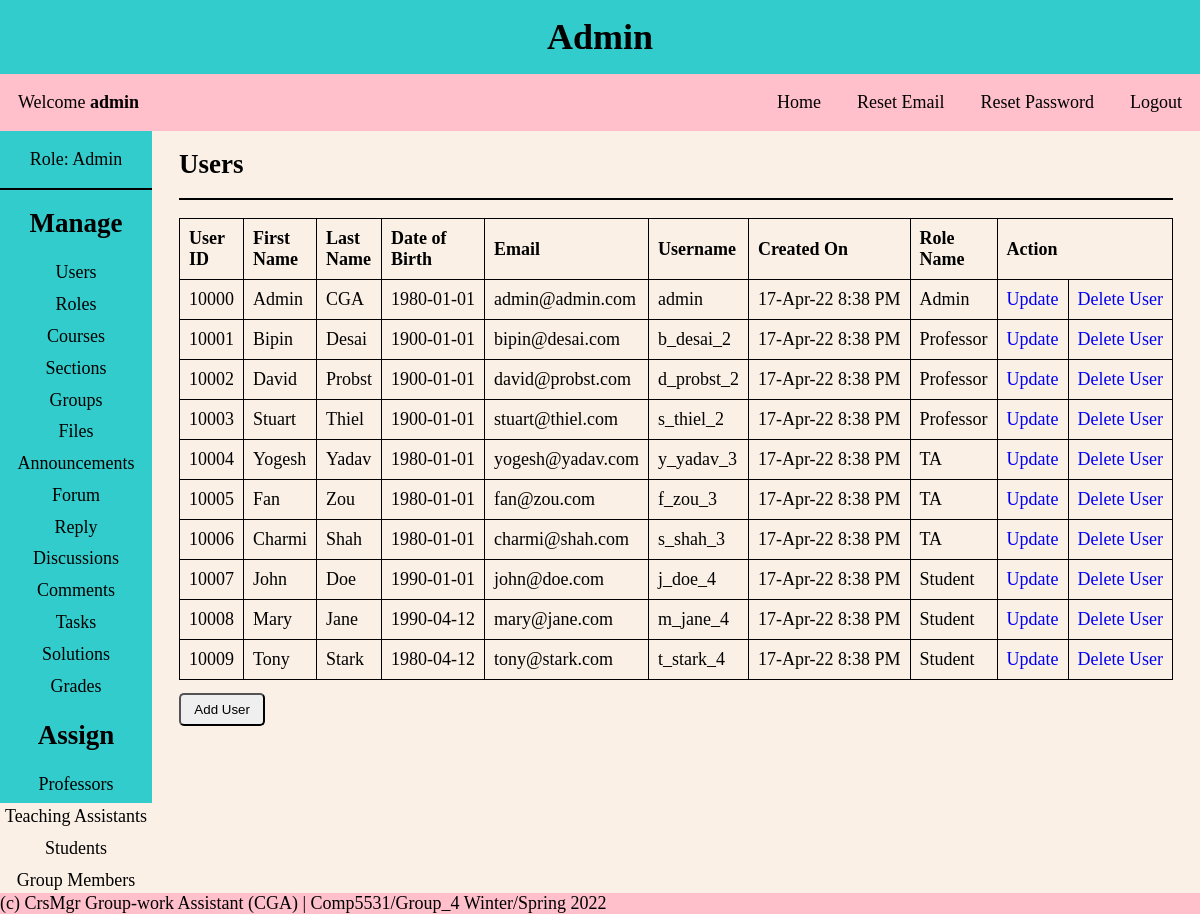
Before: /pages/admin.php?page=users (signed in) with the older database file.
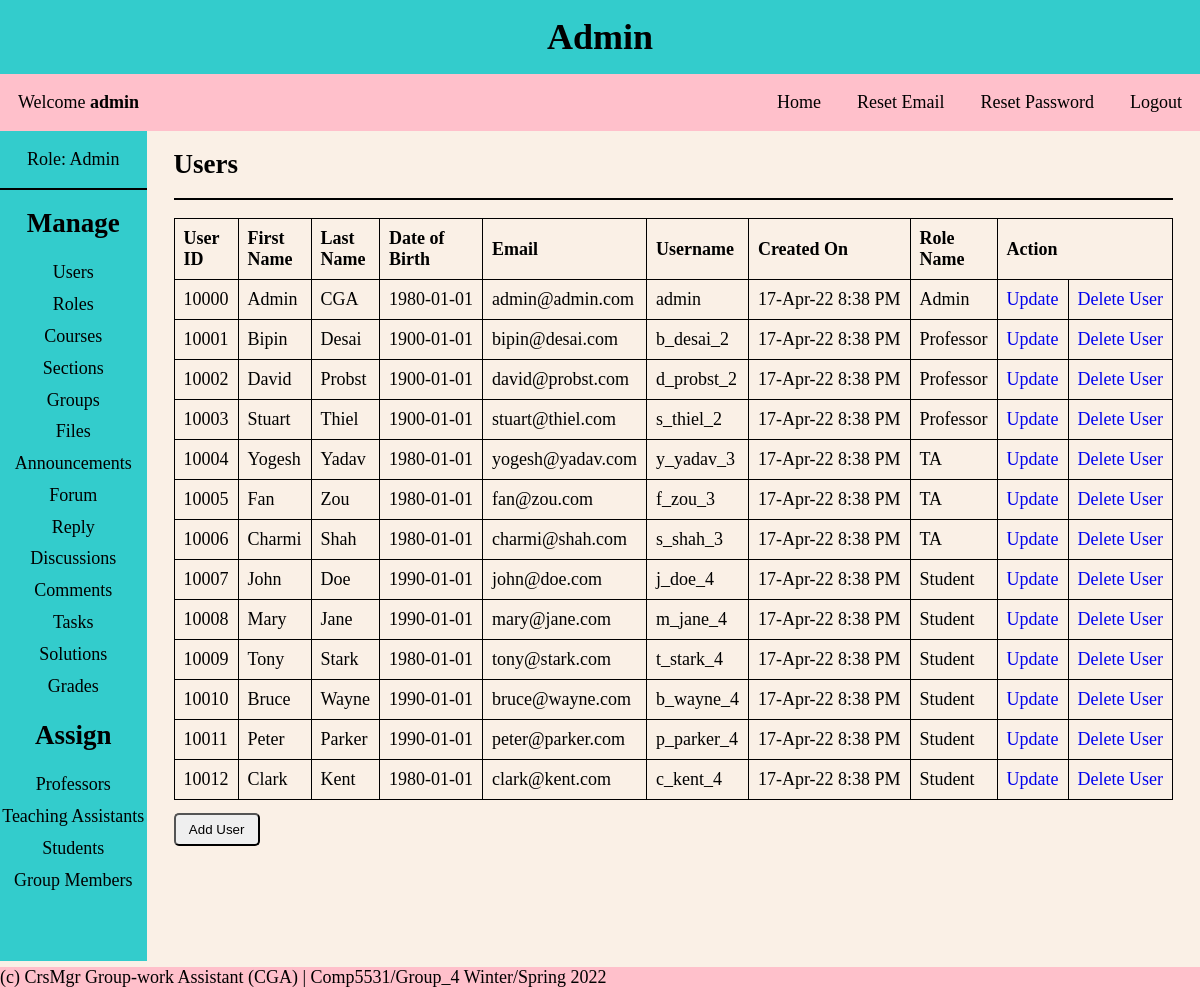
After: the same page with the newer database file.
### tables this page shows
CREATE TABLE Users
(
  user_id INT NOT NULL AUTO_INCREMENT PRIMARY KEY,
  first_name VARCHAR(30) NOT NULL,
  last_name VARCHAR(30) NOT NULL,
  dob DATE NOT NULL,
  email VARCHAR(30) NOT NULL UNIQUE,
  username VARCHAR(30) NOT NULL UNIQUE,
  password VARCHAR(30) NOT NULL,
  created_on DATETIME DEFAULT CURRENT_TIMESTAMP,
  first_login TINYINT NOT NULL,
  role_id INT NOT NULL,
  FOREIGN KEY (role_id) REFERENCES Roles(role_id)
);

CREATE TABLE Roles
(
  role_id INT NOT NULL AUTO_INCREMENT PRIMARY KEY,
  role_name VARCHAR(30) NOT NULL UNIQUE,
  role_description VARCHAR(255) NOT NULL
);

### helper/functions.php (called while the page is built, shortened)
<?php
function isAdmin()
{
    if (isset($_SESSION['role_id']) && $_SESSION['role_id'] == 1) {
        return true;
    }
    return false;
}
function date_convert($date)
{
    $date = strtotime($date);
    return date('d-M-y g:i A', $date);
}

### CRUD/users.php (the view, shortened to what this page needs)
<div class="content-body">
    <?php
    $query = "SELECT * FROM users as u JOIN roles as r ON u.role_id = r.role_id ORDER BY user_id ASC";
    $results = mysqli_query($conn, $query);
    ?>
    <h2>Users</h2>
    <hr>
    <table>
        <thead>
            <tr>
                <th>User ID</th>
                <th>First Name</th>
                <th>Last Name</th>
                <th>Date of Birth</th>
                <th>Email</th>
                <th>Username</th>
                <th>Created On</th>
                <th>Role Name</th>
                <?php isAdmin() ? print '<th colspan="2">Action</th>' : '' ?>
            </tr>
        </thead>
        <tbody>
            <?php
            foreach ($results as $users) {
                $user_id = $users['user_id'];
                $first_name = $users['first_name'];
                $last_name = $users['last_name'];
                $dob = $users['dob'];
                $email = $users['email'];
                $username = $users['username'];
                $created_on = date_convert($users['created_on']);
                $role_name = $users['role_name'];
                $role_id = $users['role_id'];
            ?>
                <tr>
                    <?php if (isAdmin()) {
                        echo '<td>' . $user_id . '</td>';
                    } ?>
                    <td><?= $first_name ?></td>
                    <td><?= $last_name ?></td>
                    <td><?= $dob ?></td>
                    <td><?= $email ?></td>
                    <td><?= $username ?></td>
                    <td><?= $created_on ?></td>
                    <td><?= $role_name ?></td>
                    <?php if (isAdmin()) {
                        echo '<td><a href="?page=users&update_view=true&update_id=' . $user_id . '">Update</a></td>';
                        echo "<td><a href='?page=users&delete_view=true&delete_id=" . $user_id . "&role_id=" . $role_id . "' onclick='return confirm(&quot;Are you sure you want to delete? &quot;)'>Delete User</a></td>";
                    } ?>
                </tr>
            <?php
            }
            ?>
        </tbody>
    </table>
    <?php if (isAdmin()) { ?>
        <a href="?page=users&add_view=true">
            <button>Add User</button>
        </a>
    <?php } ?>
</div>

### includes/header.php (shortened to what this page needs)
<?php
require_once('../helper/functions.php');
$username = $_SESSION['username'];
$role_name = $_SESSION['role_name'];
?>
<!DOCTYPE html>
<html lang="en">
<head>
    <link rel="stylesheet" href="../styles/style.css">
</head>
<body>
    <header>
        <div class="title-bar">
            <h1><?= $role_name ?></h1>
            <nav>
                <p>Welcome <b><?= $username ?></b></p>
                <ul>
                    <li><a href="?page=home">Home</a></li>
                    <li><a href="../auth/reset-email.php">Reset Email</a></li>
                    <li><a href="../auth/reset-password.php">Reset Password</a></li>
                    <li><a href="../auth/logout.php">Logout</a></li>
                </ul>
            </nav>
        </div>
    </header>

### pages/admin.php (shortened to what this page needs)
<?php require("../includes/header.php"); ?>
<main>
    <div class="main-body">
        <section>
            <div class="col-left">
                <div class="user-info">
                    <p>Role: <?= $_SESSION['role_name'] ?></p>
                </div>
                <hr>
                <div class="main-menu">
                    <h2>Manage</h2>
                    <ul class="menu-list">
                        <li><a href="?page=users">Users</a></li>
                        <li><a href="?page=roles">Roles</a></li>
                        <li><a href="?page=courses">Courses</a></li>
                        <li><a href="?page=sections">Sections</a></li>
                        <li><a href="?page=groups">Groups</a></li>
                        <li><a href="?page=files">Files</a></li>
                        <li><a href="?page=announcements">Announcements</a></li>
                        <li><a href="?page=forums">Forum</a></li>
                        <li><a href="?page=reply">Reply</a></li>
                        <li><a href="?page=discussions">Discussions</a></li>
                        <li><a href="?page=comments">Comments</a></li>
                        <li><a href="?page=task">Tasks</a></li>
                        <li><a href="?page=solution">Solutions</a></li>
                        <li><a href="?page=grades">Grades</a></li>
                    </ul>
                    <h2>Assign</h2>
                    <ul class="menu-list">
                        <li><a href="?page=assign-professors">Professors</a></li>
                        <li><a href="?page=assign-tas">Teaching Assistants</a></li>
                        <li><a href="?page=assign-students">Students</a></li>
                        <li><a href="?page=assign-group">Group Members</a></li>
                    </ul>
                </div>
            </div>
        </section>
        <section>
            <div class="col-right">
                <?php
                if (isset($_GET['page'])) {
                    $page = $_GET['page'];
                    if (file_exists("../CRUD/" . $page . ".php")) {
                        include("../CRUD/" . $page . ".php");
                    }
                } else {
                    include("../includes/home.php");
                }
                ?>
            </div>
        </section>
    </div>
</main>
<?php require("../includes/footer.php"); ?>

### includes/footer.php (shortened to what this page needs)
<footer>
    <p> (c) CrsMgr Group-work Assistant (CGA) | Comp5531/Group_4 Winter/Spring 2022</p>
</footer>
</body>
</html>

### styles/style.css (style rules this page uses)
* { margin: 0; padding: 0; box-sizing: border-box; }
body { background-color: #faf0e6; font-family: 'Times New Roman', Times, serif; font-size: large; }
li { list-style-type: none; max-width: 40em; }
a { text-decoration: none; }
header h1 { background: #33cccc; padding: 1rem 0.5rem; text-align: center; font-weight: bolder; }
nav { display: flex; align-items: center; justify-content: space-between; background-color: #ffc0cb; }
nav p { padding: 0 1em; }
nav ul { display: flex; }
nav li { list-style-type: none; padding: 1em; }
nav li a { text-decoration: none; color: black; }
.main-body { display: grid; }
section { text-align: center; }
.col-left { background-color: #33cccc; padding: 1em 0; height: 84vh; }
hr { border: 1px solid black; margin: 1em 0; }
.main-menu ul { list-style-type: none; }
.menu-list { padding: 1em 0; }
.menu-list li { padding: 0.3em 0; }
.menu-list a { text-decoration: none; color: black; }
.col-right { overflow-y: scroll; text-align: left; padding: 1em; height: 84vh; }
.content-body { padding: 0 0.5em; text-align: left; }
table, th, td { border: 1px solid; border-collapse: collapse; text-align: left; padding: 0.5em; }
td { max-width: 250px; overflow: hidden; text-overflow: ellipsis; white-space: nowrap; }
button { padding: 0.5em 1em; border-radius: 5px; margin: 1em 0; }
footer p { background-color: #ffc0cb; position: fixed; bottom: 0px; width: 100%; }
@media only screen and (min-width: 480px) { .main-body { grid-template-columns: 2fr 4fr; } }
@media only screen and (min-width: 768px) { .main-body { grid-template-columns: 1fr 4fr; } }
@media only screen and (min-width: 1024px) { .main-body { grid-template-columns: 1fr 5fr; } }
@media only screen and (min-width: 1200px) { .main-body { grid-template-columns: 1fr 6fr; } }

Changed rows visible on the page:
changed users "Mary": dob "1990-04-12" → "1990-01-01"
changed users "Tony": dob "1980-04-12" → "1980-01-01"
added users: user_id "10010", first_name "Bruce", last_name "Wayne", dob "1990-01-01", email "bruce@wayne.com", username "b_wayne_4", created_on "17-Apr-22 8:38 PM", role.role_name "Student"
added users: user_id "10011", first_name "Peter", last_name "Parker", dob "1990-01-01", email "peter@parker.com", username "p_parker_4", created_on "17-Apr-22 8:38 PM", role.role_name "Student"
added users: user_id "10012", first_name "Clark", last_name "Kent", dob "1980-01-01", email "clark@kent.com", username "c_kent_4", created_on "17-Apr-22 8:38 PM", role.role_name "Student"
